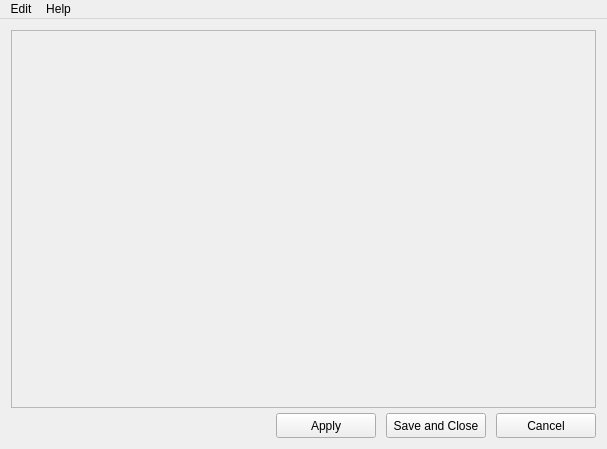
<?xml version="1.0" encoding="UTF-8"?>
<ui version="4.0">
 <class>ToolSettings</class>
 <widget class="QMainWindow" name="ToolSettings">
  <property name="geometry">
   <rect>
    <x>0</x>
    <y>0</y>
    <width>607</width>
    <height>449</height>
   </rect>
  </property>
  <property name="windowTitle">
   <string>Settings</string>
  </property>
  <widget class="QWidget" name="centralwidget">
   <layout class="QGridLayout" name="gridLayout">
    <property name="leftMargin">
     <number>5</number>
    </property>
    <property name="topMargin">
     <number>5</number>
    </property>
    <property name="rightMargin">
     <number>5</number>
    </property>
    <property name="bottomMargin">
     <number>5</number>
    </property>
    <property name="spacing">
     <number>5</number>
    </property>
    <item row="0" column="0">
     <layout class="QVBoxLayout" name="verticalLayout">
      <property name="leftMargin">
       <number>6</number>
      </property>
      <property name="topMargin">
       <number>6</number>
      </property>
      <property name="rightMargin">
       <number>6</number>
      </property>
      <property name="bottomMargin">
       <number>6</number>
      </property>
      <item>
       <widget class="QFrame" name="frame">
        <property name="frameShape">
         <enum>QFrame::StyledPanel</enum>
        </property>
        <property name="frameShadow">
         <enum>QFrame::Raised</enum>
        </property>
        <layout class="QGridLayout" name="gridLayout_3">
         <property name="leftMargin">
          <number>0</number>
         </property>
         <property name="topMargin">
          <number>0</number>
         </property>
         <property name="rightMargin">
          <number>0</number>
         </property>
         <property name="bottomMargin">
          <number>0</number>
         </property>
         <property name="horizontalSpacing">
          <number>0</number>
         </property>
         <item row="0" column="0">
          <layout class="QVBoxLayout" name="vl_space">
           <property name="sizeConstraint">
            <enum>QLayout::SetMaximumSize</enum>
           </property>
           <property name="leftMargin">
            <number>6</number>
           </property>
           <property name="topMargin">
            <number>6</number>
           </property>
           <property name="rightMargin">
            <number>6</number>
           </property>
           <property name="bottomMargin">
            <number>6</number>
           </property>
          </layout>
         </item>
        </layout>
       </widget>
      </item>
      <item>
       <layout class="QHBoxLayout" name="horizontalLayout">
        <property name="spacing">
         <number>10</number>
        </property>
        <property name="sizeConstraint">
         <enum>QLayout::SetFixedSize</enum>
        </property>
        <item>
         <spacer name="horizontalSpacer">
          <property name="orientation">
           <enum>Qt::Horizontal</enum>
          </property>
          <property name="sizeType">
           <enum>QSizePolicy::MinimumExpanding</enum>
          </property>
          <property name="sizeHint" stdset="0">
           <size>
            <width>40</width>
            <height>20</height>
           </size>
          </property>
         </spacer>
        </item>
        <item>
         <widget class="QPushButton" name="pb_apply">
          <property name="sizePolicy">
           <sizepolicy hsizetype="Fixed" vsizetype="Fixed">
            <horstretch>100</horstretch>
            <verstretch>30</verstretch>
           </sizepolicy>
          </property>
          <property name="maximumSize">
           <size>
            <width>100</width>
            <height>25</height>
           </size>
          </property>
          <property name="text">
           <string>Apply</string>
          </property>
         </widget>
        </item>
        <item>
         <widget class="QPushButton" name="pb_save">
          <property name="sizePolicy">
           <sizepolicy hsizetype="Fixed" vsizetype="Fixed">
            <horstretch>100</horstretch>
            <verstretch>30</verstretch>
           </sizepolicy>
          </property>
          <property name="maximumSize">
           <size>
            <width>100</width>
            <height>25</height>
           </size>
          </property>
          <property name="text">
           <string>Save and Close</string>
          </property>
         </widget>
        </item>
        <item>
         <widget class="QPushButton" name="pb_cancel">
          <property name="sizePolicy">
           <sizepolicy hsizetype="Fixed" vsizetype="Fixed">
            <horstretch>100</horstretch>
            <verstretch>30</verstretch>
           </sizepolicy>
          </property>
          <property name="maximumSize">
           <size>
            <width>100</width>
            <height>25</height>
           </size>
          </property>
          <property name="text">
           <string>Cancel</string>
          </property>
         </widget>
        </item>
       </layout>
      </item>
     </layout>
    </item>
   </layout>
  </widget>
  <widget class="QMenuBar" name="menubar">
   <property name="geometry">
    <rect>
     <x>0</x>
     <y>0</y>
     <width>607</width>
     <height>21</height>
    </rect>
   </property>
   <widget class="QMenu" name="menuEdit">
    <property name="title">
     <string>Edit</string>
    </property>
    <addaction name="actionReset_Settings"/>
   </widget>
   <widget class="QMenu" name="menuHelp">
    <property name="title">
     <string>Help</string>
    </property>
    <addaction name="actionHelp_on_this_tool"/>
   </widget>
   <addaction name="menuEdit"/>
   <addaction name="menuHelp"/>
  </widget>
  <action name="actionReset_Settings">
   <property name="text">
    <string>Reset Settings</string>
   </property>
  </action>
  <action name="actionHelp_on_this_tool">
   <property name="text">
    <string>Help on this tool</string>
   </property>
  </action>
  <action name="actionSave_Settings">
   <property name="text">
    <string>Save Settings</string>
   </property>
  </action>
  <action name="actionf">
   <property name="text">
    <string>f</string>
   </property>
  </action>
 </widget>
 <resources/>
 <connections/>
</ui>
